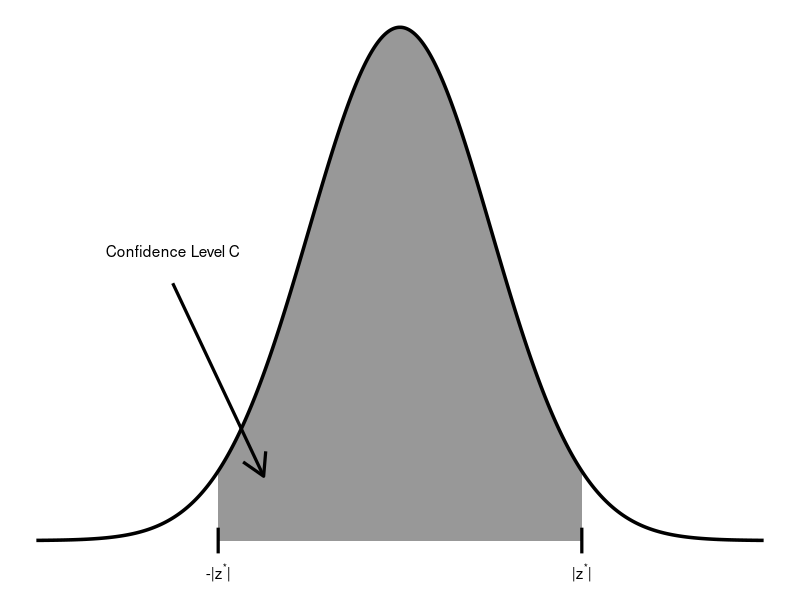

Write R code to recreate this figure.
## ---- chunk 1
library(tidyverse)
## ---- chunk 2
library(ggplot2)

ggplot() + xlim(-4,4) +
    geom_polygon(aes(x = c(-2, seq(-2,2,0.01), 2), 
                     y = c(0, dnorm(seq(-2, 2, 0.01)), 0)), 
                 alpha = 0.5) +
    stat_function(fun = dnorm, size = 1.2, n = 1000) + theme_void() +
    annotate("segment", x = -2, xend = -2, y = -.01, yend = .01, size = 1.1) + 
    annotate("text", x = -2, y = -.025, label = expression(paste('-|', z^'*', '|'))) +
    annotate("segment", x = 2, xend = 2, y = -.01, yend = .01, size = 1.1) + 
    annotate("text", x = 2, y = -.025, label = expression(paste('|', z^'*', '|'))) +
    annotate("segment", x = -2.5, y = .2, xend = -1.5, yend = .05, arrow = arrow(), size = 1.1) +
    annotate("text", x = -2.5, y = 0.225, label =  "Confidence Level C")
